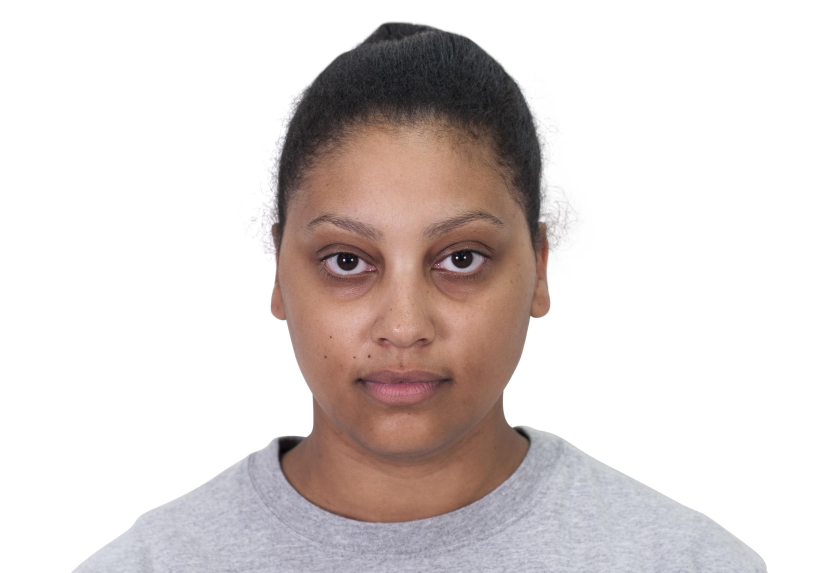
#> input picture imagens_aumentadas/imagem105_aug0.jpg, 2444 x 1718 px (shown at 1/3 size)
$ python -i segmentacao.py   (imports and definitions only)
#> lines starting #> are read from the running program, lines starting #| are printed output that depends on the picture
import cv2
import numpy as np
from mtcnn import MTCNN

# [1 line that did not run here, left out]

def segmentar_pele_mtcnn(imagem_bgr):
    """
    Recebe imagem BGR, detecta rosto com MTCNN, segmenta pele usando máscara HSV e retorna
    imagem segmentada da pele (BGR). Se não encontrar rosto, retorna None.
    """
    imagem_rgb = cv2.cvtColor(imagem_bgr, cv2.COLOR_BGR2RGB)
    resultado = detector.detect_faces(imagem_rgb)
    if not resultado:
        return None

    x, y, w, h = resultado[0]['box']
    x, y = max(0, x), max(0, y)
    rosto = imagem_rgb[y:y+h, x:x+w]

    hsv = cv2.cvtColor(rosto, cv2.COLOR_RGB2HSV)

    # Faixa para pele clara
    lower1 = np.array([0, 20, 80], dtype=np.uint8)
    upper1 = np.array([25, 150, 255], dtype=np.uint8)

    # Faixa para pele mais escura/marrom
    lower2 = np.array([25, 40, 40], dtype=np.uint8)
    upper2 = np.array([50, 150, 255], dtype=np.uint8)

    mask1 = cv2.inRange(hsv, lower1, upper1)
    mask2 = cv2.inRange(hsv, lower2, upper2)
    mask = cv2.bitwise_or(mask1, mask2)

    kernel = cv2.getStructuringElement(cv2.MORPH_ELLIPSE, (7, 7))
    mask = cv2.morphologyEx(mask, cv2.MORPH_CLOSE, kernel)
    mask = cv2.morphologyEx(mask, cv2.MORPH_OPEN, kernel)
    mask = cv2.GaussianBlur(mask, (5, 5), 0)

    resultado = cv2.bitwise_and(rosto, rosto, mask=mask)
    return cv2.cvtColor(resultado, cv2.COLOR_RGB2BGR)

>>> import cv2
>>> picture = cv2.imread('imagens_aumentadas/imagem105_aug0.jpg', cv2.IMREAD_GRAYSCALE)
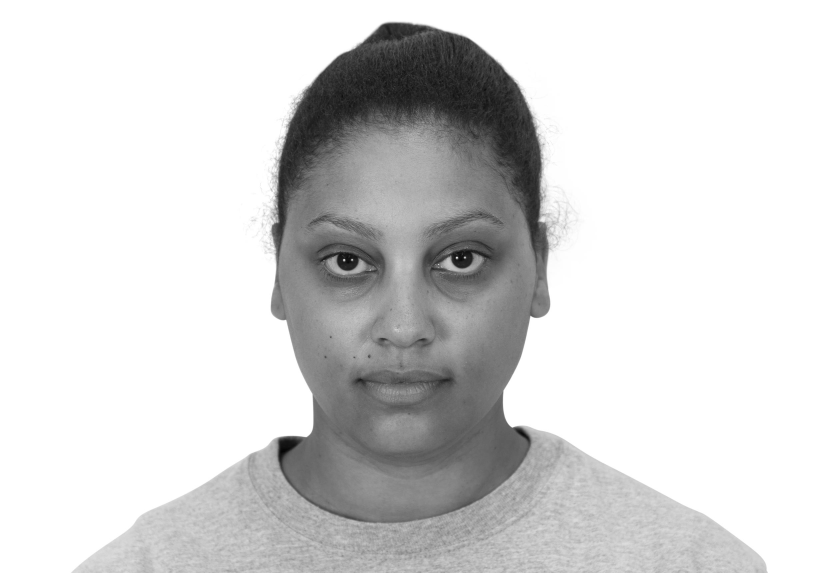
#> picture: shape (1718, 2444) (shown at 1/3 size); min 3, max 255, mean 213.1
>>> result = segmentar_pele_mtcnn(picture)
#> (the run stopped early here; a loop or call above may not have finished)

$ run again, on imagens_aumentadas/imagem109_aug0.jpg
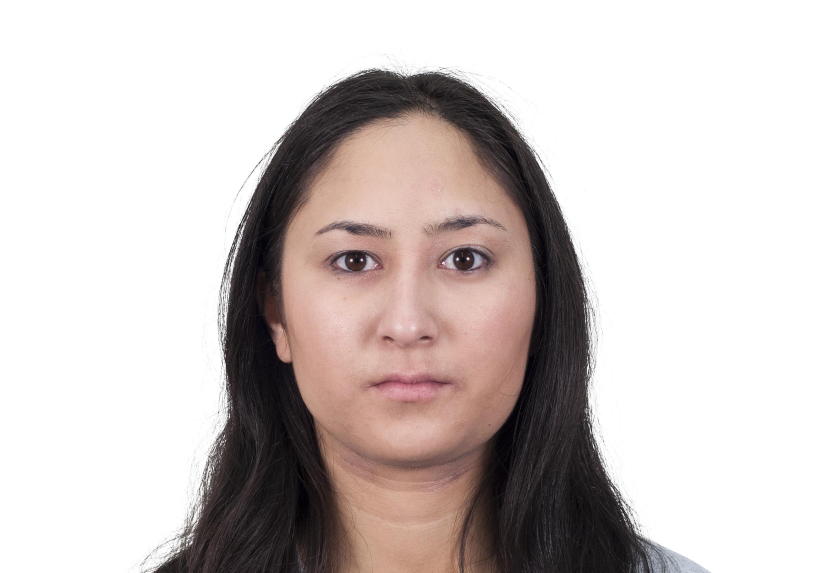
#> input picture imagens_aumentadas/imagem109_aug0.jpg, 2444 x 1718 px (shown at 1/3 size)
#> `picture = cv2.imread('imagens_aumentadas/imagem105_aug0.jpg', cv2.IMRE..`:
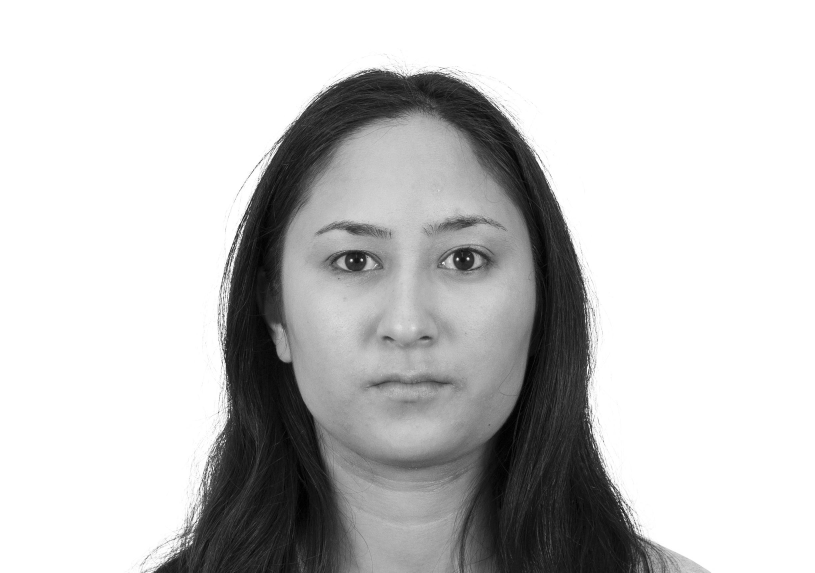
#> picture: shape (1718, 2444) (shown at 1/3 size); min 0, max 255, mean 198.5
